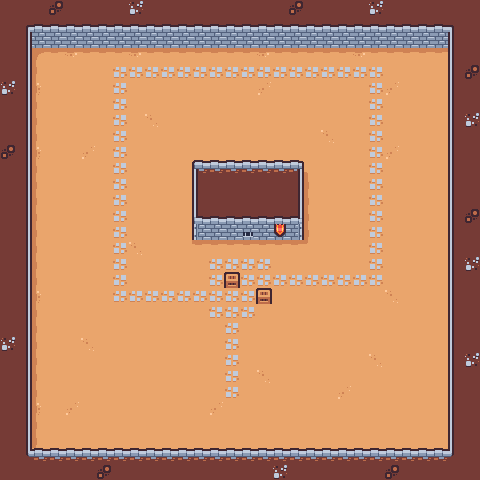

This is a level from a 2D game, rendered from its Tiled map with the project's own tilesets. A one-line summary and the complete map file follow:
An orthogonal 30x30 tile map with 16x16 px tiles, 2 tile layers (GroundLayer, Structures).

<map version="1.9" tiledversion="1.9.1" orientation="orthogonal" renderorder="right-down" width="30" height="30" tilewidth="16" tileheight="16" infinite="0" nextlayerid="3" nextobjectid="1">
 <tileset firstgid="1" source="../Tilemaps/KenneyTinyDungeon.tsx" />
 <layer id="1" name="GroundLayer" width="30" height="30">
  <properties>
   <property name="unity:SortingLayer" value="Ground" />
  </properties>
  <data encoding="csv">
49,49,49,49,49,49,49,49,49,49,49,49,49,49,49,49,49,49,49,49,49,49,49,49,49,49,49,49,49,49,
49,50,50,50,50,50,49,49,49,49,49,49,49,49,49,49,49,49,49,49,49,49,49,49,49,49,49,49,49,49,
49,49,49,49,49,49,49,49,49,49,49,49,49,49,49,49,49,49,49,49,49,49,49,49,49,49,49,49,49,49,
49,49,1610612789,51,52,51,51,51,52,51,51,51,51,51,51,51,52,51,51,51,51,51,52,51,51,51,51,51,49,49,
49,49,536870963,49,49,49,49,43,43,43,43,43,43,43,43,43,43,43,43,43,43,43,43,43,49,49,49,49,49,49,
49,49,1610612788,49,49,49,49,43,49,49,49,49,49,49,49,49,1610612786,49,49,49,49,49,49,43,1610612786,49,49,49,49,49,
49,49,1610612787,49,49,49,49,43,49,49,49,49,49,49,49,49,49,49,49,49,49,49,49,43,49,49,49,49,49,49,
49,49,1610612787,49,49,49,49,43,49,50,49,49,49,49,49,49,49,49,49,49,49,49,49,43,49,49,49,49,49,49,
49,49,1610612787,49,49,49,49,43,49,49,49,49,49,49,49,49,49,49,49,49,50,49,49,43,49,49,49,49,49,49,
49,49,1610612788,49,49,1610612786,49,43,49,49,49,49,49,49,49,49,49,49,49,49,49,49,49,43,1610612786,49,49,49,49,49,
49,49,1610612787,49,49,49,49,43,49,49,49,49,49,49,49,49,49,49,49,1610612790,49,49,49,43,49,49,49,49,49,49,
49,49,1610612787,49,49,49,49,43,49,49,49,49,49,49,49,49,49,49,49,1610612787,49,49,49,43,49,49,49,49,49,49,
49,49,1610612787,49,49,49,49,43,49,49,49,49,49,49,49,49,49,49,49,1610612787,49,49,49,43,49,49,49,49,49,49,
49,49,1610612787,49,49,49,49,43,49,49,49,49,49,49,49,49,49,49,49,1610612787,49,49,49,43,49,49,49,49,49,49,
49,49,1610612787,49,49,49,49,43,49,49,49,49,49,49,49,49,49,49,49,1610612787,49,49,49,43,49,49,49,49,49,49,
49,49,1610612787,49,49,49,49,43,50,49,49,49,51,51,51,51,51,51,51,54,49,49,49,43,49,49,49,49,49,49,
49,1610612787,1610612787,49,49,49,49,43,49,49,49,49,49,43,43,43,43,49,49,49,49,49,49,43,49,49,49,49,49,49,
49,1610612787,1610612787,49,49,49,49,43,49,49,49,49,49,43,49,43,43,43,43,43,43,43,43,43,49,49,49,49,49,49,
49,1610612787,1610612788,49,49,49,49,43,43,43,43,43,43,43,43,43,49,49,49,49,49,49,49,49,50,49,49,49,49,49,
49,49,1610612787,49,49,49,49,49,49,49,49,49,49,43,43,43,49,49,49,49,49,49,49,49,49,49,49,49,49,49,
49,49,1610612787,49,49,49,49,49,49,49,49,49,49,49,43,49,49,49,49,49,49,49,49,49,49,49,49,49,49,49,
49,49,1610612787,49,49,50,49,49,49,49,49,49,49,49,43,49,49,49,49,49,49,49,49,49,49,49,49,49,49,49,
49,49,1610612787,49,49,49,49,49,49,49,49,49,49,49,43,49,49,49,49,49,49,49,49,50,49,49,49,49,49,49,
49,49,1610612787,49,49,49,49,49,49,49,49,49,49,49,43,49,50,49,49,49,49,49,49,49,49,49,49,49,49,49,
49,49,1610612787,49,49,49,49,49,49,49,49,49,49,49,43,49,49,49,49,49,49,1610612786,49,49,49,49,49,49,49,49,
49,49,1610612788,49,1610612786,49,49,49,49,49,49,49,49,1610612786,49,49,49,49,49,49,49,49,49,49,49,49,49,49,49,49,
49,49,1610612787,49,49,49,49,49,49,49,49,49,49,49,49,49,49,49,49,49,49,49,49,49,49,49,49,49,49,49,
49,49,1610612787,49,49,49,49,49,49,49,49,49,49,49,49,49,49,49,49,49,49,49,49,49,49,49,49,49,49,49,
49,49,49,49,49,49,49,49,49,49,49,49,49,49,49,49,49,49,49,49,49,49,49,49,49,49,49,49,49,49,
49,49,49,49,49,49,49,49,49,49,49,49,49,49,49,49,49,49,49,49,49,49,49,49,49,49,49,49,49,49
</data>
 </layer>
 <layer id="2" name="Structures" width="30" height="30">
  <properties>
   <property name="unity:SortingLayer" value="Default" />
   <property name="unity:SortingOrder" value="0" />
  </properties>
  <data encoding="csv">
1,1,1,13,1,1,1,1,25,1,1,1,1,1,1,1,1,1,13,1,1,1,1,25,1,1,1,1,1,1,
1,2,3,3,3,3,3,3,3,3,3,3,3,3,3,3,3,3,3,3,3,3,3,3,3,3,3,3,4,1,
1,14,41,41,41,41,41,41,41,41,41,41,41,41,41,41,41,41,41,41,41,41,41,41,41,41,41,41,16,1,
1,14,0,0,0,0,0,0,0,0,0,0,0,0,0,0,0,0,0,0,0,0,0,0,0,0,0,0,16,1,
1,14,0,0,0,0,0,0,0,0,0,0,0,0,0,0,0,0,0,0,0,0,0,0,0,0,0,0,16,13,
25,14,0,0,0,0,0,0,0,0,0,0,0,0,0,0,0,0,0,0,0,0,0,0,0,0,0,0,16,1,
1,14,0,0,0,0,0,0,0,0,0,0,0,0,0,0,0,0,0,0,0,0,0,0,0,0,0,0,16,1,
1,14,0,0,0,0,0,0,0,0,0,0,0,0,0,0,0,0,0,0,0,0,0,0,0,0,0,0,16,25,
1,14,0,0,0,0,0,0,0,0,0,0,0,0,0,0,0,0,0,0,0,0,0,0,0,0,0,0,16,1,
13,14,0,0,0,0,0,0,0,0,0,0,0,0,0,0,0,0,0,0,0,0,0,0,0,0,0,0,16,1,
1,14,0,0,0,0,0,0,0,0,0,0,5,27,27,27,27,27,6,0,0,0,0,0,0,0,0,0,16,1,
1,14,0,0,0,0,0,0,0,0,0,0,16,1,1,1,1,1,14,0,0,0,0,0,0,0,0,0,16,1,
1,14,0,0,0,0,0,0,0,0,0,0,16,1,1,1,1,1,14,0,0,0,0,0,0,0,0,0,16,1,
1,14,0,0,0,0,0,0,0,0,0,0,17,3,3,3,3,3,18,0,0,0,0,0,0,0,0,0,16,13,
1,14,0,0,0,0,0,0,0,0,0,0,58,41,41,29,41,30,60,0,0,0,0,0,0,0,0,0,16,1,
1,14,0,0,0,0,0,0,0,0,0,0,0,0,0,0,0,0,0,0,0,0,0,0,0,0,0,0,16,1,
1,14,0,0,0,0,0,0,0,0,0,0,0,0,0,0,0,0,0,0,0,0,0,0,0,0,0,0,16,25,
1,14,0,0,0,0,0,0,0,0,0,0,0,0,64,0,0,0,0,0,0,0,0,0,0,0,0,0,16,1,
1,14,0,0,0,0,0,0,0,0,0,0,0,0,0,0,64,0,0,0,0,0,0,0,0,0,0,0,16,1,
1,14,0,0,0,0,0,0,0,0,0,0,0,0,0,0,0,0,0,0,0,0,0,0,0,0,0,0,16,1,
1,14,0,0,0,0,0,0,0,0,0,0,0,0,0,0,0,0,0,0,0,0,0,0,0,0,0,0,16,1,
25,14,0,0,0,0,0,0,0,0,0,0,0,0,0,0,0,0,0,0,0,0,0,0,0,0,0,0,16,1,
1,14,0,0,0,0,0,0,0,0,0,0,0,0,0,0,0,0,0,0,0,0,0,0,0,0,0,0,16,25,
1,14,0,0,0,0,0,0,0,0,0,0,0,0,0,0,0,0,0,0,0,0,0,0,0,0,0,0,16,1,
1,14,0,0,0,0,0,0,0,0,0,0,0,0,0,0,0,0,0,0,0,0,0,0,0,0,0,0,16,1,
1,14,0,0,0,0,0,0,0,0,0,0,0,0,0,0,0,0,0,0,0,0,0,0,0,0,0,0,16,1,
1,14,0,0,0,0,0,0,0,0,0,0,0,0,0,0,0,0,0,0,0,0,0,0,0,0,0,0,16,1,
1,14,0,0,0,0,0,0,0,0,0,0,0,0,0,0,0,0,0,0,0,0,0,0,0,0,0,0,16,1,
1,26,27,27,27,27,27,27,27,27,27,27,27,27,27,27,27,27,27,27,27,27,27,27,27,27,27,27,28,1,
1,1,1,1,1,1,13,1,1,1,1,1,1,1,1,1,1,25,1,1,1,1,1,1,13,1,1,1,1,1
</data>
 </layer>
</map>